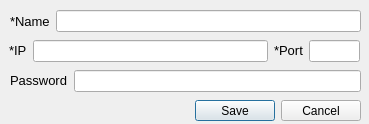
<?xml version="1.0" encoding="UTF-8"?>
<ui version="4.0">
 <class>Dialog</class>
 <widget class="QDialog" name="Dialog">
  <property name="geometry">
   <rect>
    <x>0</x>
    <y>0</y>
    <width>369</width>
    <height>124</height>
   </rect>
  </property>
  <property name="sizePolicy">
   <sizepolicy hsizetype="Fixed" vsizetype="Fixed">
    <horstretch>0</horstretch>
    <verstretch>0</verstretch>
   </sizepolicy>
  </property>
  <property name="windowTitle">
   <string>Configuration Manager</string>
  </property>
  <widget class="QDialogButtonBox" name="dialog_button_box">
   <property name="geometry">
    <rect>
     <x>10</x>
     <y>100</y>
     <width>351</width>
     <height>21</height>
    </rect>
   </property>
   <property name="focusPolicy">
    <enum>Qt::NoFocus</enum>
   </property>
   <property name="orientation">
    <enum>Qt::Horizontal</enum>
   </property>
   <property name="standardButtons">
    <set>QDialogButtonBox::Cancel|QDialogButtonBox::Save</set>
   </property>
   <property name="centerButtons">
    <bool>false</bool>
   </property>
  </widget>
  <widget class="QWidget" name="horizontalLayoutWidget">
   <property name="geometry">
    <rect>
     <x>9</x>
     <y>40</y>
     <width>351</width>
     <height>22</height>
    </rect>
   </property>
   <layout class="QHBoxLayout" name="ip_row">
    <property name="sizeConstraint">
     <enum>QLayout::SetDefaultConstraint</enum>
    </property>
    <item>
     <widget class="QLabel" name="ip_label">
      <property name="sizePolicy">
       <sizepolicy hsizetype="Fixed" vsizetype="Fixed">
        <horstretch>0</horstretch>
        <verstretch>0</verstretch>
       </sizepolicy>
      </property>
      <property name="font">
       <font>
        <pointsize>10</pointsize>
       </font>
      </property>
      <property name="text">
       <string>*IP</string>
      </property>
     </widget>
    </item>
    <item>
     <widget class="QLineEdit" name="ip_input">
      <property name="focusPolicy">
       <enum>Qt::StrongFocus</enum>
      </property>
      <property name="text">
       <string/>
      </property>
      <property name="placeholderText">
       <string/>
      </property>
     </widget>
    </item>
    <item>
     <widget class="QLabel" name="port_label">
      <property name="sizePolicy">
       <sizepolicy hsizetype="Fixed" vsizetype="Fixed">
        <horstretch>0</horstretch>
        <verstretch>0</verstretch>
       </sizepolicy>
      </property>
      <property name="font">
       <font>
        <pointsize>10</pointsize>
       </font>
      </property>
      <property name="text">
       <string>*Port</string>
      </property>
     </widget>
    </item>
    <item>
     <widget class="QLineEdit" name="port_input">
      <property name="sizePolicy">
       <sizepolicy hsizetype="Maximum" vsizetype="Fixed">
        <horstretch>0</horstretch>
        <verstretch>0</verstretch>
       </sizepolicy>
      </property>
      <property name="maximumSize">
       <size>
        <width>51</width>
        <height>16777215</height>
       </size>
      </property>
      <property name="sizeIncrement">
       <size>
        <width>0</width>
        <height>0</height>
       </size>
      </property>
      <property name="focusPolicy">
       <enum>Qt::StrongFocus</enum>
      </property>
      <property name="placeholderText">
       <string/>
      </property>
     </widget>
    </item>
   </layout>
  </widget>
  <widget class="QWidget" name="layoutWidget">
   <property name="geometry">
    <rect>
     <x>10</x>
     <y>10</y>
     <width>351</width>
     <height>22</height>
    </rect>
   </property>
   <layout class="QHBoxLayout" name="name_row">
    <property name="sizeConstraint">
     <enum>QLayout::SetNoConstraint</enum>
    </property>
    <item>
     <widget class="QLabel" name="name_label">
      <property name="sizePolicy">
       <sizepolicy hsizetype="Fixed" vsizetype="Preferred">
        <horstretch>0</horstretch>
        <verstretch>0</verstretch>
       </sizepolicy>
      </property>
      <property name="font">
       <font>
        <pointsize>10</pointsize>
       </font>
      </property>
      <property name="text">
       <string>*Name</string>
      </property>
     </widget>
    </item>
    <item>
     <widget class="QLineEdit" name="name_input">
      <property name="sizePolicy">
       <sizepolicy hsizetype="Expanding" vsizetype="Fixed">
        <horstretch>0</horstretch>
        <verstretch>0</verstretch>
       </sizepolicy>
      </property>
      <property name="focusPolicy">
       <enum>Qt::StrongFocus</enum>
      </property>
     </widget>
    </item>
   </layout>
  </widget>
  <widget class="QWidget" name="horizontalLayoutWidget_2">
   <property name="geometry">
    <rect>
     <x>10</x>
     <y>70</y>
     <width>351</width>
     <height>22</height>
    </rect>
   </property>
   <layout class="QHBoxLayout" name="password_row">
    <item>
     <widget class="QLabel" name="password_label">
      <property name="sizePolicy">
       <sizepolicy hsizetype="Fixed" vsizetype="Fixed">
        <horstretch>0</horstretch>
        <verstretch>0</verstretch>
       </sizepolicy>
      </property>
      <property name="font">
       <font>
        <pointsize>10</pointsize>
       </font>
      </property>
      <property name="text">
       <string>Password</string>
      </property>
     </widget>
    </item>
    <item>
     <widget class="QLineEdit" name="password_input">
      <property name="inputMask">
       <string/>
      </property>
      <property name="echoMode">
       <enum>QLineEdit::Password</enum>
      </property>
     </widget>
    </item>
   </layout>
  </widget>
 </widget>
 <tabstops>
  <tabstop>name_input</tabstop>
  <tabstop>ip_input</tabstop>
  <tabstop>port_input</tabstop>
 </tabstops>
 <resources/>
 <connections>
  <connection>
   <sender>dialog_button_box</sender>
   <signal>accepted()</signal>
   <receiver>Dialog</receiver>
   <slot>accept()</slot>
   <hints>
    <hint type="sourcelabel">
     <x>248</x>
     <y>254</y>
    </hint>
    <hint type="destinationlabel">
     <x>157</x>
     <y>274</y>
    </hint>
   </hints>
  </connection>
  <connection>
   <sender>dialog_button_box</sender>
   <signal>rejected()</signal>
   <receiver>Dialog</receiver>
   <slot>reject()</slot>
   <hints>
    <hint type="sourcelabel">
     <x>316</x>
     <y>260</y>
    </hint>
    <hint type="destinationlabel">
     <x>286</x>
     <y>274</y>
    </hint>
   </hints>
  </connection>
 </connections>
</ui>
